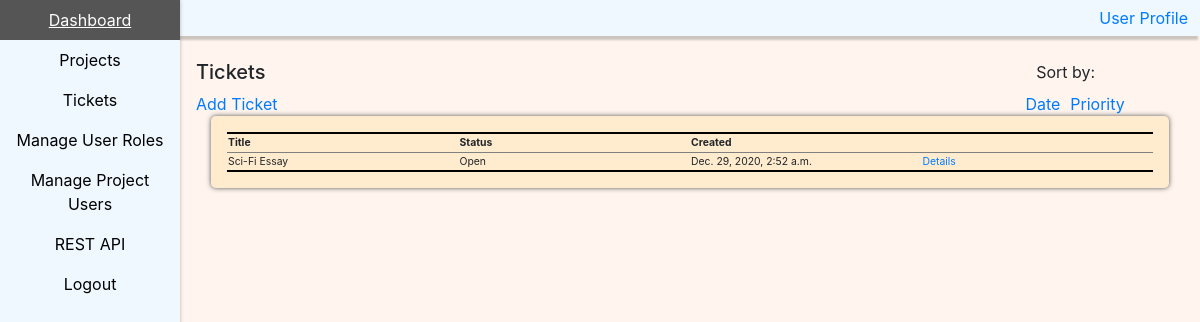
Screenshot of /tickets/ (signed in) with the database file from the repository.
### tickets/models.py (models this page shows)
class Ticket(models.Model):
    title = models.CharField(max_length=30, primary_key=True)
    description = models.CharField(max_length=300)
    status = models.CharField(max_length=15, default="Open")
    project = models.ForeignKey(Project, on_delete=models.CASCADE, null=True)
    priority = models.CharField(max_length=20)
    type = models.CharField(max_length=20)
    date = models.DateTimeField(auto_now_add=True, blank=True)

### projects/models.py (models this page shows)
class Project(models.Model):
    name = models.CharField(max_length=30, primary_key=True)
    description = models.CharField(max_length=300)

### tickets/views.py (the view)
# urls.py: path('tickets/', ticket_views.ticket_home, name="tickets"),
@login_required(login_url='/')
def ticket_home(request):
    page_data={"rows":[], "add_ticket":ticketForm}
    populate_page_data(request, page_data)
    return render(request, 'tickets/ticket_home.html', context=page_data)

### tickets/views.py (called while the page is built)
def populate_page_data(request, page_data):
    ticket_objects = Ticket.objects.all()
    for tickets in ticket_objects:
        row=[]
        row.append(tickets.title)
        row.append(tickets.description)
        row.append(tickets.status)
        row.append(tickets.project)
        row.append(tickets.priority)
        row.append(tickets.type)
        row.append(tickets.date)
        page_data.get("rows").append(row)
    return

### templates/tickets/ticket_home.html (shortened to what this page needs)
<!DOCTYPE html>
<html land="en">
  <head>
    {% load static %}
    <link rel="stylesheet" href="{% static 'style.css' %}" type="text/css"/>
  </head>
  <body>
    {% include "core/navigation_vertical.html" %}
    {% include "core/bootstrap.html" %}
    <div class="page_body">
      <h5 style="display: inline-block;"> Tickets </h5>
      <span class="sort_options_header"> Sort by: </span>
      <form>
        <a class="btm btm-primary" href='/add_ticket/'>Add Ticket</a>
        <span class="sort_options_right"><a class="btm btm-primary" href='/tickets_sort_priority/'>Priority</a></span>
        <span class="sort_options_left"><a class="btm btm-primary" href='/tickets_sort_date/'>Date</a></span>
      </form>
      <div class="container">
        <div class="jumbotron">
          <table class="info_tables">
            <tr class="info_tables">
              <th>Title</th>
              <th>Status</th>
              <th>Created</th>
              <th></th>
            </tr>
            {% for items in rows %}
            <tr class="info_tables">
              {% for cells in items %}
                {% if forloop.counter0 == 0 or forloop.counter0 == 2 or forloop.counter0 == 6 %}
                <td class="info_tables">
                  {{ cells }}
                </td>
                {% endif %}
              {% endfor %}
              <td class="info_tables">
                <a class="btm btm-primary" href="/tickets/details/{{ items.0 }}">Details</a>
              </td>
            </tr>
            {% endfor %}
          </table>
        </div>
      </div>
    </div>
  </body>
</html>

### static/style.css (style rules this page uses)
span.sort_options_header { float:right; display: inline-block; padding-right: 9%; }
span.sort_options_right { float: right; display: inline-block; padding-right: 6%; }
span.sort_options_left { float: right; display: inline-block; padding-right: 1%; }
div.jumbotron { padding: 1rem 1rem; background-color: #FFEBCD; -moz-box-shadow: 0 0 5px #555; -webkit-box-shadow: 0 0 5px #555; box-shadow: 0 0 5px #555; }
div.page_body { margin-left:15%;padding:1px 16px;height:100%;background-color:#FFF5EE;padding-top: 5%; }
table.info_tables { table-layout: fixed; border: 2px solid black; width: 100%; border-left: none; border-right: none; font-size: 65%; }
td.info_tables { border: 1px solid grey; border-left: none; border-right: none; }
tr.info_tables { border: 1px solid grey; border-left: none; border-right: none; }
a, button { display:inline-block; text-align: center; }
html { height: 100%; }
body { height: 100%; }

### rows the page displays
Ticket: items "Sci-Fi Essay" "Open" "Dec. 29, 2020, 2:52 a.m."
